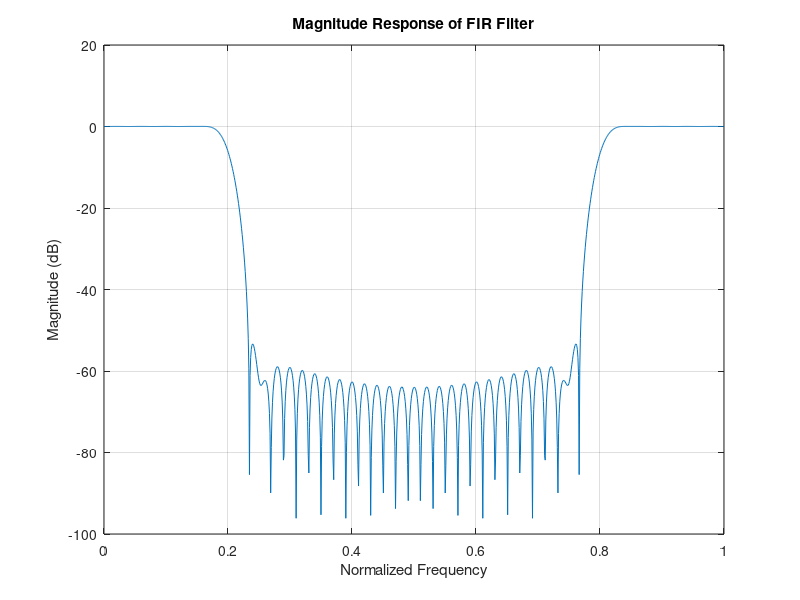
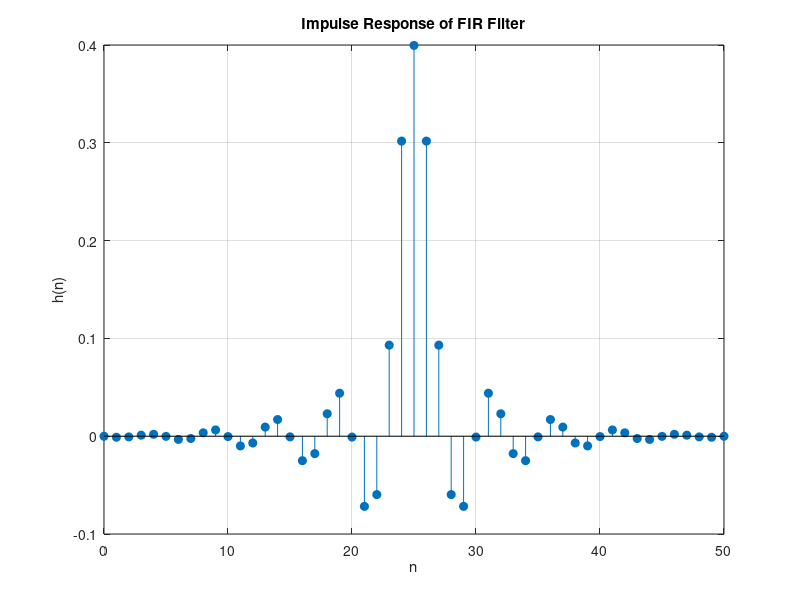

Source code (MATLAB) for these figures, in order:
% Filter specifications
order = 50;                     % Filter order
cutoffFreq = 0.4;               % Normalized cutoff frequency
windowType = 'hamming';         % Type of window function

% Design the FIR filter using windowing technique
filterCoeffs = fir1(order, cutoffFreq, windowType);

% Plot the magnitude response of the FIR filter
freqResponse = fft(filterCoeffs, 1024);
freqAxis = linspace(0, 1, numel(freqResponse));
magnitudeResponse = 20*log10(abs(freqResponse));

figure;
plot(freqAxis, magnitudeResponse);
xlabel('Normalized Frequency');
ylabel('Magnitude (dB)');
title('Magnitude Response of FIR Filter');
grid on;

% Plot the impulse response of the FIR filter
impulseResponse = filterCoeffs;

figure;
stem(0:length(impulseResponse)-1, impulseResponse, 'filled');
xlabel('n');
ylabel('h(n)');
title('Impulse Response of FIR Filter');
grid on;
